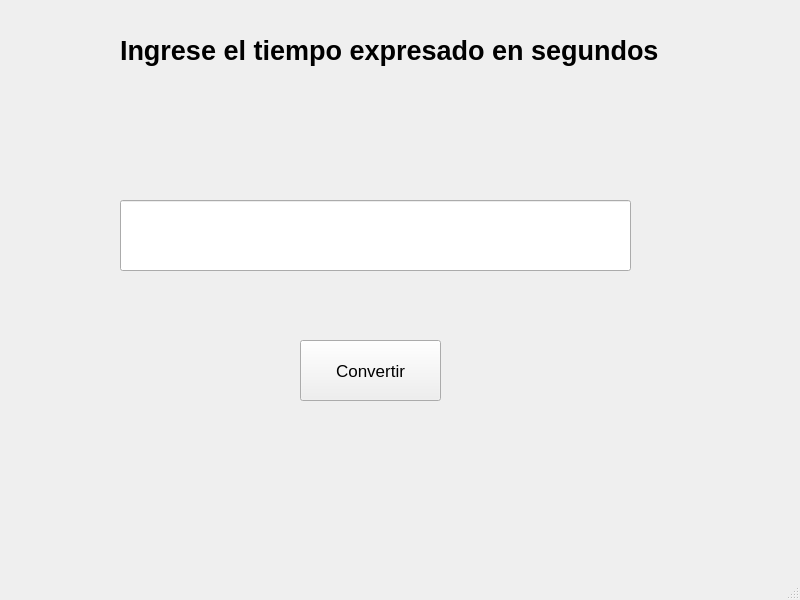
<?xml version="1.0" encoding="UTF-8"?>
<ui version="4.0">
 <class>MainWindow</class>
 <widget class="QMainWindow" name="MainWindow">
  <property name="geometry">
   <rect>
    <x>0</x>
    <y>0</y>
    <width>800</width>
    <height>600</height>
   </rect>
  </property>
  <property name="windowTitle">
   <string>Convertir a horas, minutos y segundos</string>
  </property>
  <widget class="QWidget" name="centralwidget">
   <widget class="QLabel" name="label">
    <property name="geometry">
     <rect>
      <x>120</x>
      <y>30</y>
      <width>571</width>
      <height>41</height>
     </rect>
    </property>
    <property name="font">
     <font>
      <pointsize>20</pointsize>
      <bold>true</bold>
     </font>
    </property>
    <property name="text">
     <string>Ingrese el tiempo expresado en segundos</string>
    </property>
   </widget>
   <widget class="QLabel" name="resultado">
    <property name="geometry">
     <rect>
      <x>70</x>
      <y>490</y>
      <width>411</width>
      <height>51</height>
     </rect>
    </property>
    <property name="font">
     <font>
      <pointsize>15</pointsize>
      <bold>true</bold>
     </font>
    </property>
    <property name="text">
     <string/>
    </property>
   </widget>
   <widget class="QPushButton" name="boton">
    <property name="geometry">
     <rect>
      <x>300</x>
      <y>340</y>
      <width>141</width>
      <height>61</height>
     </rect>
    </property>
    <property name="font">
     <font>
      <pointsize>13</pointsize>
     </font>
    </property>
    <property name="text">
     <string>Convertir</string>
    </property>
   </widget>
   <widget class="QLineEdit" name="dato">
    <property name="geometry">
     <rect>
      <x>120</x>
      <y>200</y>
      <width>511</width>
      <height>71</height>
     </rect>
    </property>
    <property name="focusPolicy">
     <enum>Qt::ClickFocus</enum>
    </property>
   </widget>
  </widget>
  <widget class="QStatusBar" name="statusbar"/>
 </widget>
 <resources/>
 <connections/>
</ui>
